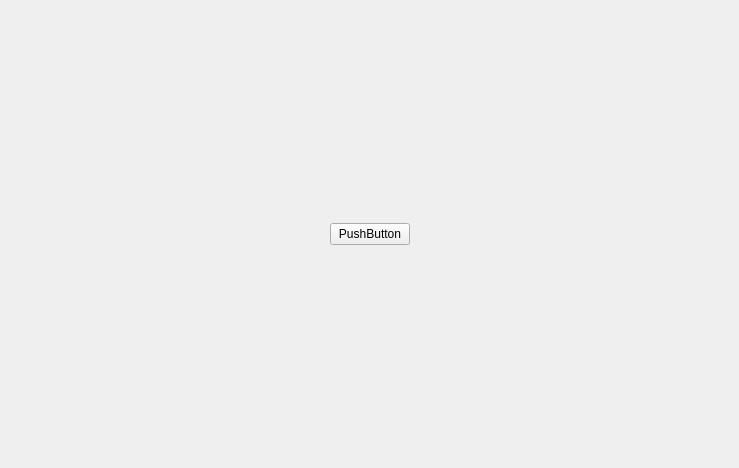
<?xml version="1.0" encoding="UTF-8"?>
<ui version="4.0">
 <class>ButtonGroup</class>
 <widget class="QWidget" name="ButtonGroup">
  <property name="geometry">
   <rect>
    <x>0</x>
    <y>0</y>
    <width>739</width>
    <height>468</height>
   </rect>
  </property>
  <property name="windowTitle">
   <string>Form</string>
  </property>
  <layout class="QHBoxLayout" name="horizontalLayout">
   <property name="leftMargin">
    <number>0</number>
   </property>
   <property name="topMargin">
    <number>0</number>
   </property>
   <property name="rightMargin">
    <number>0</number>
   </property>
   <property name="bottomMargin">
    <number>0</number>
   </property>
   <item>
    <widget class="QStackedWidget" name="stackedWidget">
     <property name="currentIndex">
      <number>1</number>
     </property>
     <widget class="QWidget" name="startpage">
      <layout class="QHBoxLayout" name="horizontalLayout_2">
       <item>
        <spacer name="horizontalSpacer">
         <property name="orientation">
          <enum>Qt::Horizontal</enum>
         </property>
         <property name="sizeHint" stdset="0">
          <size>
           <width>122</width>
           <height>20</height>
          </size>
         </property>
        </spacer>
       </item>
       <item>
        <widget class="MyButton" name="start">
         <property name="text">
          <string>PushButton</string>
         </property>
        </widget>
       </item>
       <item>
        <spacer name="horizontalSpacer_2">
         <property name="orientation">
          <enum>Qt::Horizontal</enum>
         </property>
         <property name="sizeHint" stdset="0">
          <size>
           <width>302</width>
           <height>20</height>
          </size>
         </property>
        </spacer>
       </item>
      </layout>
     </widget>
     <widget class="QWidget" name="play_card_page">
      <layout class="QHBoxLayout" name="horizontalLayout_3">
       <item>
        <spacer name="horizontalSpacer_3">
         <property name="orientation">
          <enum>Qt::Horizontal</enum>
         </property>
         <property name="sizeHint" stdset="0">
          <size>
           <width>302</width>
           <height>20</height>
          </size>
         </property>
        </spacer>
       </item>
       <item>
        <widget class="MyButton" name="playCard">
         <property name="text">
          <string>PushButton</string>
         </property>
        </widget>
       </item>
       <item>
        <spacer name="horizontalSpacer_4">
         <property name="orientation">
          <enum>Qt::Horizontal</enum>
         </property>
         <property name="sizeHint" stdset="0">
          <size>
           <width>302</width>
           <height>20</height>
          </size>
         </property>
        </spacer>
       </item>
      </layout>
     </widget>
     <widget class="QWidget" name="PlayOrPassPage">
      <layout class="QHBoxLayout" name="horizontalLayout_4">
       <item>
        <spacer name="horizontalSpacer_5">
         <property name="orientation">
          <enum>Qt::Horizontal</enum>
         </property>
         <property name="sizeHint" stdset="0">
          <size>
           <width>46</width>
           <height>20</height>
          </size>
         </property>
        </spacer>
       </item>
       <item>
        <widget class="MyButton" name="pass">
         <property name="text">
          <string>PushButton</string>
         </property>
        </widget>
       </item>
       <item>
        <spacer name="horizontalSpacer_6">
         <property name="orientation">
          <enum>Qt::Horizontal</enum>
         </property>
         <property name="sizeType">
          <enum>QSizePolicy::Fixed</enum>
         </property>
         <property name="sizeHint" stdset="0">
          <size>
           <width>40</width>
           <height>15</height>
          </size>
         </property>
        </spacer>
       </item>
       <item>
        <widget class="MyButton" name="playCard1">
         <property name="text">
          <string>PushButton</string>
         </property>
        </widget>
       </item>
       <item>
        <spacer name="horizontalSpacer_7">
         <property name="orientation">
          <enum>Qt::Horizontal</enum>
         </property>
         <property name="sizeHint" stdset="0">
          <size>
           <width>227</width>
           <height>20</height>
          </size>
         </property>
        </spacer>
       </item>
      </layout>
     </widget>
     <widget class="QWidget" name="Call_Lord_Page">
      <layout class="QHBoxLayout" name="horizontalLayout_5">
       <item>
        <spacer name="horizontalSpacer_8">
         <property name="orientation">
          <enum>Qt::Horizontal</enum>
         </property>
         <property name="sizeHint" stdset="0">
          <size>
           <width>55</width>
           <height>20</height>
          </size>
         </property>
        </spacer>
       </item>
       <item>
        <widget class="MyButton" name="giveup">
         <property name="text">
          <string>PushButton</string>
         </property>
        </widget>
       </item>
       <item>
        <spacer name="horizontalSpacer_10">
         <property name="orientation">
          <enum>Qt::Horizontal</enum>
         </property>
         <property name="sizeHint" stdset="0">
          <size>
           <width>40</width>
           <height>10</height>
          </size>
         </property>
        </spacer>
       </item>
       <item>
        <widget class="MyButton" name="oneScore">
         <property name="text">
          <string>ScoreOne</string>
         </property>
        </widget>
       </item>
       <item>
        <spacer name="horizontalSpacer_11">
         <property name="orientation">
          <enum>Qt::Horizontal</enum>
         </property>
         <property name="sizeHint" stdset="0">
          <size>
           <width>40</width>
           <height>10</height>
          </size>
         </property>
        </spacer>
       </item>
       <item>
        <widget class="MyButton" name="twoScore">
         <property name="text">
          <string>ScoreTwo</string>
         </property>
        </widget>
       </item>
       <item>
        <spacer name="horizontalSpacer_12">
         <property name="orientation">
          <enum>Qt::Horizontal</enum>
         </property>
         <property name="sizeHint" stdset="0">
          <size>
           <width>40</width>
           <height>20</height>
          </size>
         </property>
        </spacer>
       </item>
       <item>
        <widget class="MyButton" name="threeScore">
         <property name="text">
          <string>ScoreThree</string>
         </property>
        </widget>
       </item>
       <item>
        <spacer name="horizontalSpacer_9">
         <property name="orientation">
          <enum>Qt::Horizontal</enum>
         </property>
         <property name="sizeHint" stdset="0">
          <size>
           <width>55</width>
           <height>20</height>
          </size>
         </property>
        </spacer>
       </item>
      </layout>
     </widget>
     <widget class="QWidget" name="page"/>
    </widget>
   </item>
  </layout>
 </widget>
 <customwidgets>
  <customwidget>
   <class>MyButton</class>
   <extends>QPushButton</extends>
   <header location="global">myButton.h</header>
  </customwidget>
 </customwidgets>
 <resources/>
 <connections/>
</ui>
